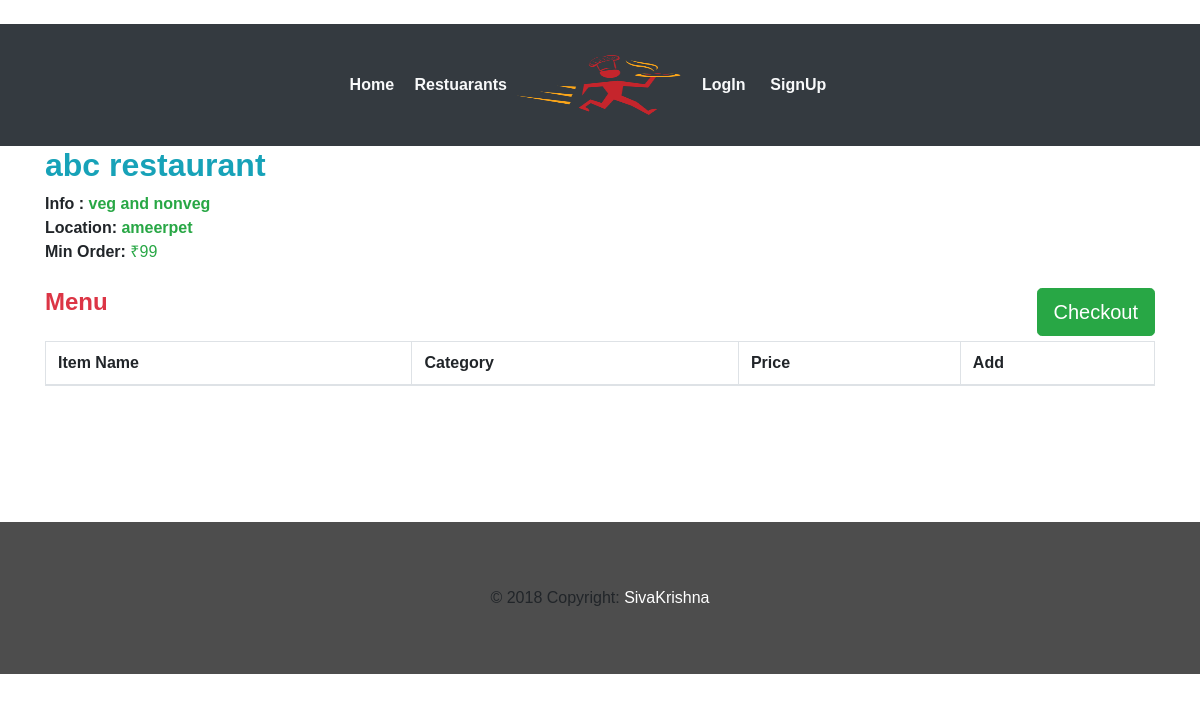
Page /restaurant/1/ on the committed database.
### webapp/models.py (models this page shows, shortened)
class Restaurant(models.Model):
	user        = models.OneToOneField(settings.AUTH_USER_MODEL,on_delete=models.CASCADE)
	rname 		= models.CharField(max_length=100,blank=False)
	info	 	= models.CharField(max_length=40,blank=False)
	min_ord		= models.CharField(max_length=5,blank=False)
	location    = models.CharField(max_length=40,blank=False)
	r_logo      = models.FileField(blank=False)
	REST_STATE_OPEN    = "Open"
	REST_STATE_CLOSE   = "Closed"
	REST_STATE_CHOICES =(
			(REST_STATE_OPEN,REST_STATE_OPEN),
			(REST_STATE_CLOSE,REST_STATE_CLOSE)
		)
	status 	= models.CharField(max_length=50,choices=REST_STATE_CHOICES,default=REST_STATE_OPEN,blank=False)
	approved = models.BooleanField(blank=False,default=True)

### webapp/views.py (the view, shortened to what this page needs)
# urls.py: path('restaurant/<int:pk>/',views.restuarantMenu,name='menu'),
def restuarantMenu(request,pk=None):
	menu = Menu.objects.filter(r_id=pk)
	rest = Restaurant.objects.filter(id=pk)
	items =[]
	context = {
		'items'	: items,
		'rid' 	: pk,
		'rname'	: rest[0].rname,
		'rmin'	: rest[0].min_ord,
		'rinfo' : rest[0].info,
		'rlocation':rest[0].location,
	}
	return render(request,'webapp/menu.html',context)

### webapp/templates/webapp/menu.html (shortened to what this page needs)
{% extends 'webapp/base.html'%}
{% block body %}
	<div class="container">
		<h1 class="text-info mb-2"><font size="6"><strong>{{rname}}</strong></font></h1>
		<p>
		<font size="3"><b>Info : </b><a class="text-success"><strong>{{rinfo|safe}}</strong></a>
		<br/>
		<b>Location: </b><a class="text-success"><strong>{{rlocation}}</strong></a>
		<br>
		<b >Min Order:</b> <a class="text-success">&#x20b9;{{rmin}}</a>
	</font>
	</p>
	</div>
	<br>
	<div class="container">
		<input type="button" class="btn btn-success btn-lg pull-right" onclick="storearray();" value="Checkout"/>
	</div>
	<div class="container ">
			<h3 class="text-danger"><font size="5"><strong>Menu</strong></font></h3>
			<br>
				<table class="table table-hover table-bordered">
					<thead>
						<th>Item Name</th>
						<th>Category</th>
						<th>Price</th>
						<th>Add</th>
					</thead>
				</table>
	</div>
<br>
{% endblock %}

### webapp/static/webapp/css/style.css (style rules this page uses)
body { padding:0; margin:0; font-family: 'Source Sans Pro', sans-serif; }
body a { transition:0.5s all; -webkit-transition:0.5s all; -moz-transition:0.5s all; -o-transition:0.5s all; -ms-transition:0.5s all; }
input[type="button"],input[type="submit"] { transition:0.5s all; -webkit-transition:0.5s all; -moz-transition:0.5s all; -o-transition:0.5s all; -ms-transition:0.5s all; }
h1,h2,h3,h4,h5,h6 { margin:0; }
p { margin:0; }

### rows in the picture
Restaurant: rname "abc restaurant", info "veg and nonveg", location "ameerpet", min_ord "99"
